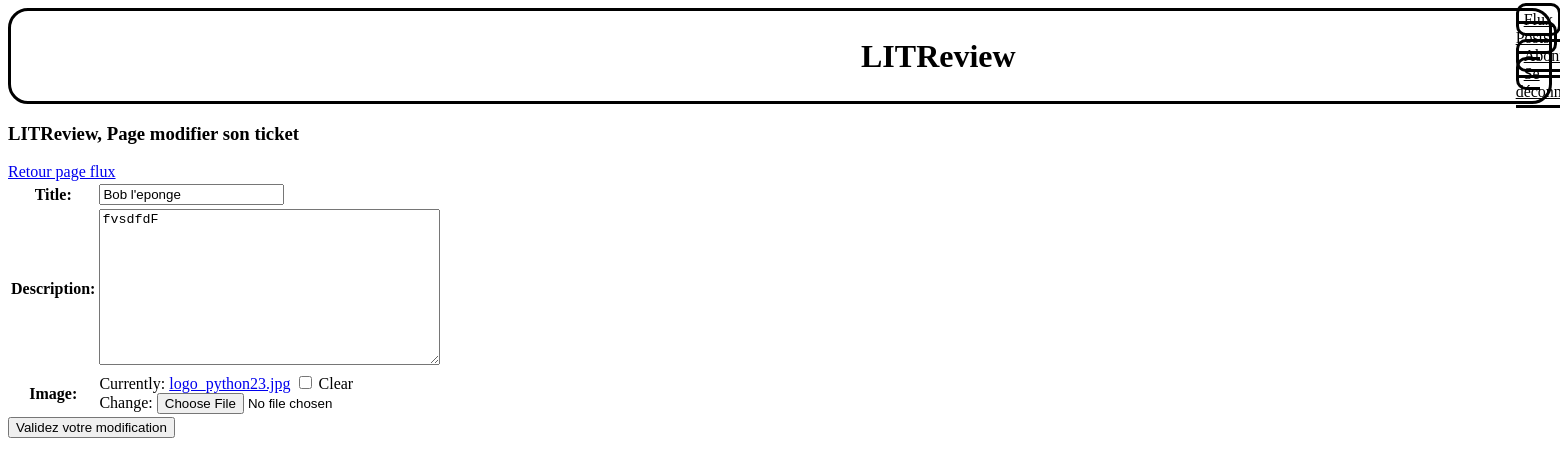
Before: /edit-ticket/22/ (signed in) with the older database file.
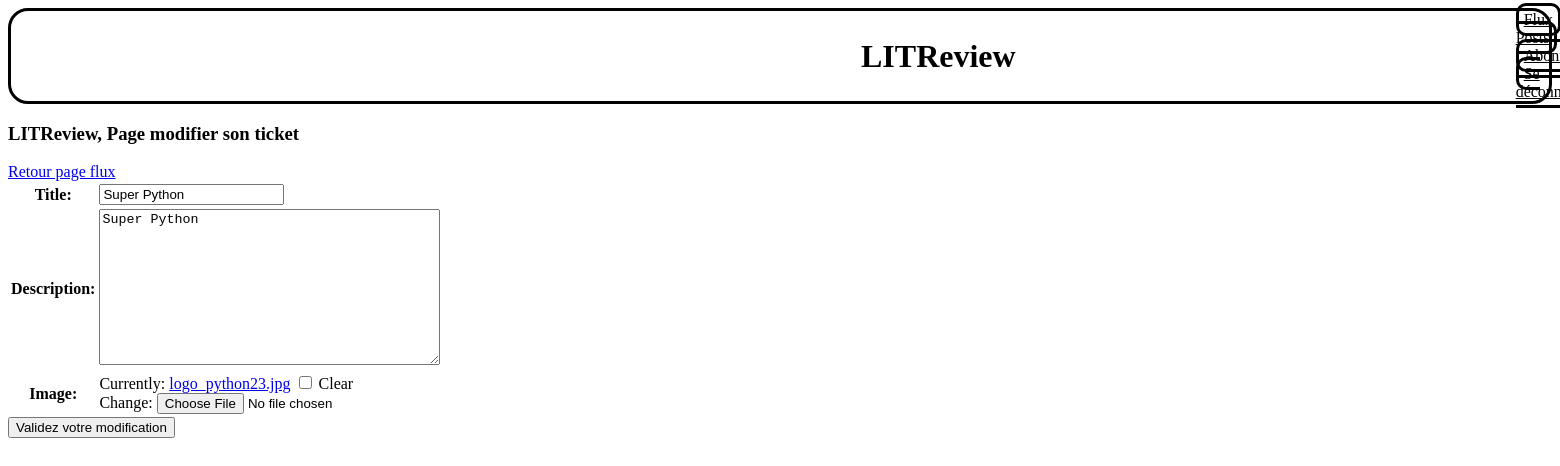
After: the same page with the newer database file.
### litR_site/models.py (models this page shows)
class Ticket(models.Model):
    title = models.CharField(max_length=128)
    description = models.TextField(max_length=2048, blank=True)
    user = models.ForeignKey(to=settings.AUTH_USER_MODEL,
                             on_delete=models.CASCADE)
    image = models.ImageField(null=True, blank=True)
    time_created = models.DateTimeField(auto_now_add=True)

### litR_site/views.py (the view)
# urls.py: path('edit-ticket/<int:ticket_id>/', edit_own_ticket, name="edit-ticket"),
@login_required(login_url='home')
def edit_own_ticket(request, ticket_id):
    ticket = Ticket.objects.get(pk=ticket_id, user=request.user.id)
    edit_ticket_form = NewTicketForm(request.POST or None, request.FILES or None, instance=ticket)
    if edit_ticket_form.is_valid():
        ticket.image = edit_ticket_form.cleaned_data['image']
        edit_ticket_form.save()
        return redirect('show-critics')
    return render(request, "edit_own_ticket.html", {'edit_ticket_form': edit_ticket_form})

### litR_site/forms.py
class NewTicketForm(forms.ModelForm):
    class Meta:
        model = Ticket
        fields = ['title', 'description', 'image']

### litR_site/templates/edit_own_ticket.html (shortened to what this page needs)
{% extends "base_02.html" %}
{% load static %}
{% block content %}
    <section>
        <h1> LITReview, Page modifier son ticket</h1>
        <a class="" href="{% url 'flux' %}" >Retour page flux</a>
    </section>
    <section>
        <form enctype="multipart/form-data" method="POST">
                <table>
                    {{edit_ticket_form.as_table}}
                </table>
                <input type="submit" value="Validez votre modification">
        </form>
    </section>
{% endblock %}

Changed rows visible on the page:
changed Ticket: title "Bob l'eponge" → "Super Python"; description "fvsdfdF" → "Super Python"
